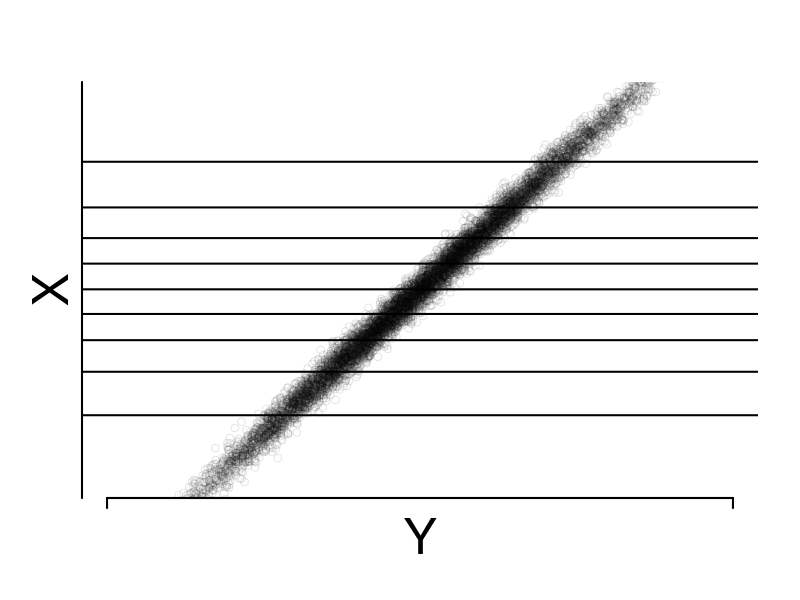
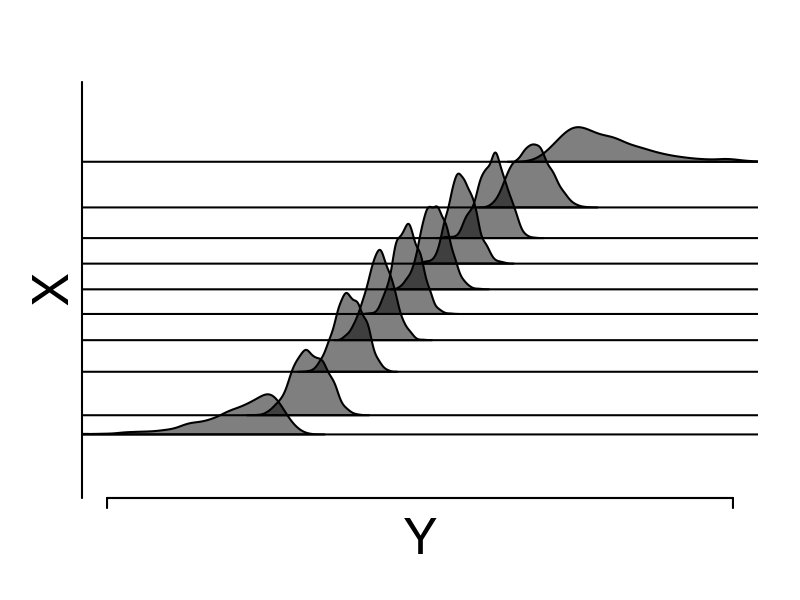

These charts were generated, in order, by the following R code:
####
##  Interpreting mutual information in terms of binning
####

library(MASS)

## GENERATE DATA

rho <- 0.995
n <- 10000
Sigma <- matrix(c(1, rho, rho, 1), 2, 2)
YX <- mvrnorm(n, c(0, 0), Sigma)
#YX[, 2] <- sign(YX[, 2]) * sqrt(abs(YX[, 2]))
#YX[, 1] <- sign(YX[, 2]) * sqrt(abs(YX[, 1]))
o <- order(YX[, 2])
YX <- YX[o, ]
ts <- (1:n)/n

K <- 10
#breaks <- min(YX[, 1])
breaks <- -1.5
ds <- list()
for (i in 1:K) {
  sub <- (ts <= i/K) & (ts > (i-1)/K)
  breaks <- c(breaks, max(YX[sub, 2]))
  Ysamp <- YX[sub, 1]
  ds[[i]] <- density(Ysamp)
}


## PLOTTING

plot(YX, xlim = c(-3, 3), ylim = c(-2, 2), ann = FALSE,
     axes = FALSE, cex.lab = 3, col = rgb(0,0,0, 0.1))
title(xlab = "Y", mgp = c(2, 1, 0.1), cex.lab = 3)
title(ylab = "X", mgp = c(0.5, 1, 0.1), cex.lab = 3)
axis(1, at = c(-3, 3), labels = FALSE, lwd = 2)
axis(2, at = c(-3, 3), labels = FALSE, lwd = 2)
for (i in 2:K) abline(breaks[i], 0, lwd = 2)

plot(NA, NA, xlim = c(-3, 3), ylim = c(-2, 2), ann = FALSE,
     axes = FALSE, cex.lab = 3, col = rgb(0,0,0, 0.1))
title(xlab = "Y", mgp = c(2, 1, 0.1), cex.lab = 3)
title(ylab = "X", mgp = c(0.5, 1, 0.1), cex.lab = 3)
axis(1, at = c(-3, 3), labels = FALSE, lwd = 2)
axis(2, at = c(-3, 3), labels = FALSE, lwd = 2)
for (i in 1:K) {
  polygon(ds[[i]]$x, 0.3 * ds[[i]]$y + breaks[i], col = rgb(0, 0, 0, 0.5), lwd = 2)
}
for (i in 1:K) abline(breaks[i], 0, lwd = 2)

-1/2 * log(1 - rho^2)
